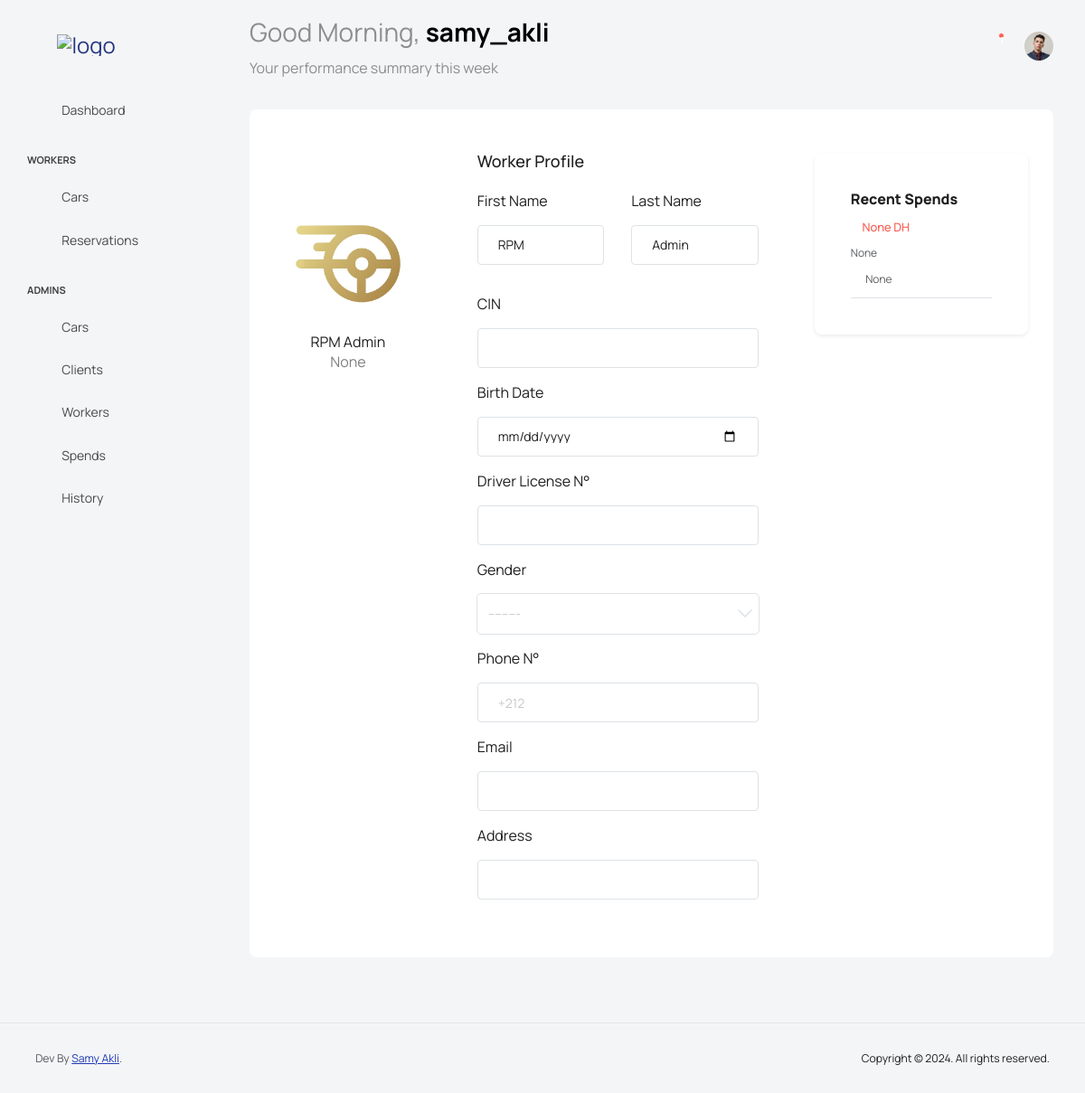
/worker-view/3 (signed in), run on an earlier commit of the app's database.
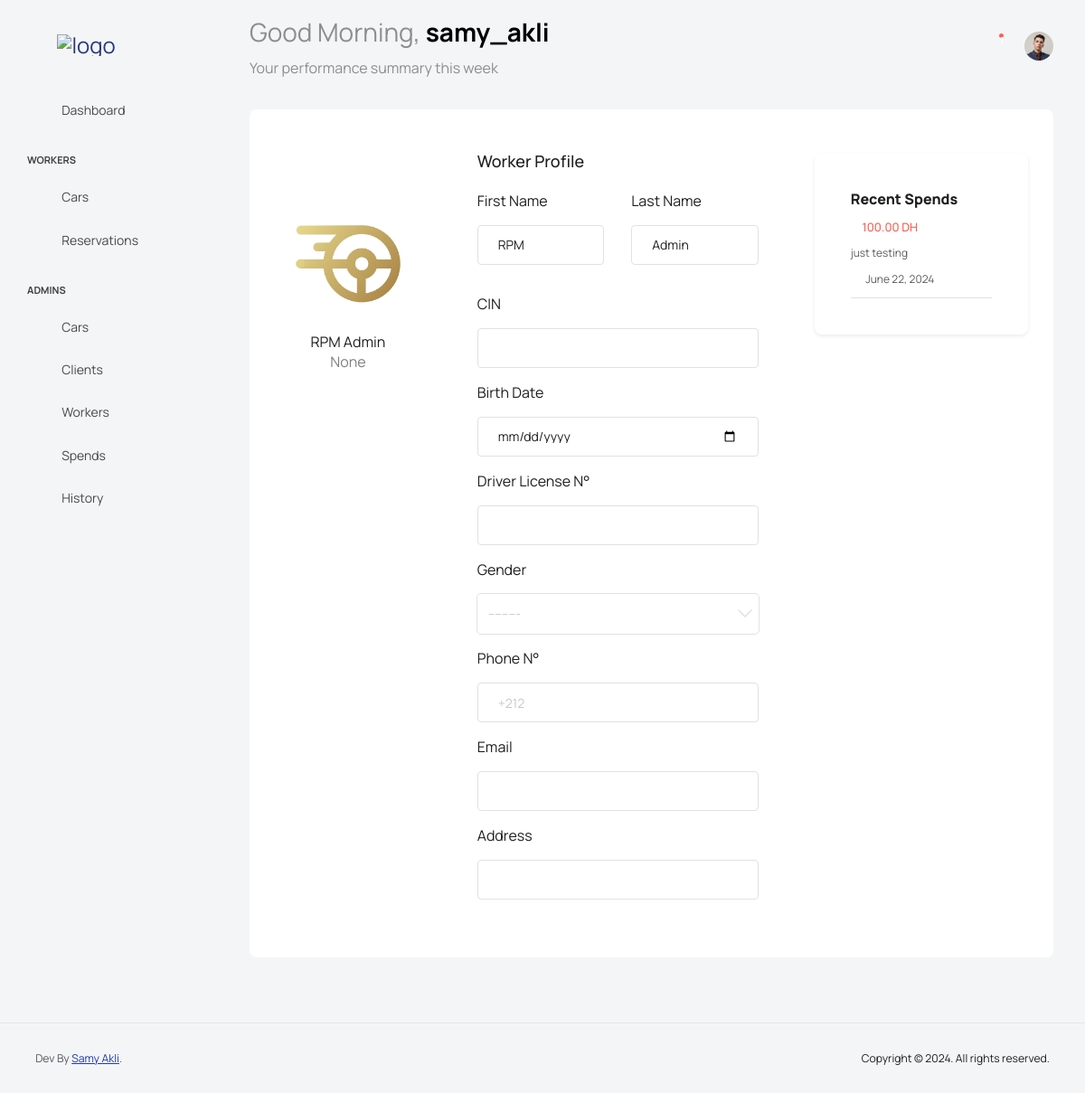
And on a later commit of the database.
### car_rental/models.py (models this page shows)
class Spend(models.Model):
    payment_mode = [
        ('cash','Cash'),
        ('bank_check','Bank Check'),
    ]
    entry_date = models.DateField(auto_now=False, auto_now_add=False, null=True, blank=True)
    entry_amount = models.DecimalField(max_digits=10, decimal_places=2, null=True, blank=True)
    entry_client = models.ForeignKey(Client, on_delete=models.PROTECT, null=True, blank=True, related_name='entry_spends')
    entry_worker = models.ForeignKey(Worker, on_delete=models.PROTECT, null=True, blank=True, related_name='entry_spends')
    entry_car = models.ForeignKey(Car, on_delete=models.PROTECT, null=True, blank=True, related_name='entry_spends')
    entry_description = models.CharField(max_length=5000, null=True, blank=True)
    entry_mode = models.CharField(choices=payment_mode, max_length=50, null=True, blank=True)
    expense_date = models.DateField(auto_now=False, auto_now_add=False, null=True, blank=True)
    expense_amount = models.DecimalField(max_digits=10, decimal_places=2, null=True, blank=True)
    expense_client = models.ForeignKey(Client, on_delete=models.PROTECT, null=True, blank=True, related_name='expense_spends')
    expense_worker = models.ForeignKey(Worker, on_delete=models.PROTECT, null=True, blank=True, related_name='expense_spends')
    expense_description = models.CharField(max_length=5000, null=True, blank=True)
    expense_mode = models.CharField(choices=payment_mode, max_length=50, null=True, blank=True)
    expense_car = models.ForeignKey(Car, on_delete=models.PROTECT, null=True, blank=True, related_name='expense_spends')
    created_at = models.DateTimeField(auto_now_add=True, null=True, blank=True)

### car_rental/views.py (the view)
# urls.py: path('worker-view/<int:id>', views.worker_view, name='worker_view'),
@login_required
@permission_required('car_rental.can_view_cars', raise_exception=False)
def worker_view(request, id):
    notifications = Notification.objects.filter(recipient=request.user).order_by('-created_at')
    unread_notifications = notifications.filter(is_read=False)
    worker_id = Worker.objects.get(id=id)
    entry_spends = Spend.objects.filter(entry_worker=worker_id).order_by('-created_at')
    expense_spends = Spend.objects.filter(expense_worker=worker_id).order_by('-created_at')
    recent_spends = list(entry_spends) + list(expense_spends)
    recent_spends.sort(key=lambda spend: spend.created_at, reverse=True)
    if request.method == 'post':
        worker_save = WorkerForm(request.POST, request.FILES, instance=worker_id)
        if worker_save.is_valid():
            worker_save.save()
            return HttpResponseRedirect(reverse('workers'))
    else:
        worker_save = WorkerForm(instance=worker_id)
    context = {
        'worker': Worker.objects.all().order_by('-created_at'),
        'form': worker_save,
        'notifications': notifications,
        'unread_notifications': unread_notifications,
        'recent_spends': recent_spends,
    }
    return render(request, 'pages/worker-view.html', context)

### templates/pages/worker-view.html (shortened to what the changed rows need)
{% extends 'base.html' %}
{% load static %}
{% block content %}
<div class="main-panel">
    <div class="content-wrapper">
<div class="container rounded bg-white mb-5">
    <form method="POST" enctype="multipart/form-data">
    <div class="row">
        <div class="col-md-4">
          <div class="p-3 py-5">
              <div class="card card-rounded shadow-sm p-3 mb-5 bg-white rounded">
                <div class="card-body card-rounded">
                    {% if recent_spends %}
                        {% for spend in recent_spends %}
                            <div class="list align-items-center border-bottom py-2 spend-item {% if forloop.counter > 5 %}d-none{% endif %}" id="spend-{{ forloop.counter }}">
                                <div class="wrapper w-100">
                                    {% if spend.entry_amount %}
                                        <p class="mb-2 fw-medium text-success"><i class="ti-arrow-up"></i> {{ spend.entry_amount }} DH </p>
                                    {% else %}
                                        <p class="mb-2 fw-medium text-danger"><i class="ti-arrow-down"></i> {{ spend.expense_amount }} DH </p>
                                    {% endif %}
                                    <p class="text-small text-muted">{{ spend.entry_description|default:spend.expense_description }}</p>
                                    <div class="d-flex justify-content-between align-items-center">
                                        <div class="d-flex align-items-center">
                                            <i class="mdi mdi-calendar text-muted me-1"></i>
                                            {% if spend.entry_date %}
                                              <p class="mb-0 text-small text-muted">{{ spend.entry_date }}</p>
                                              {% else %}
                                              <p class="mb-0 text-small text-muted">{{ spend.expense_date }}</p>
                                              {% endif %}
                                        </div>
                                    </div>
                                </div>
                            </div>
                        {% endfor %}
                    {% else %}
                        <p>No recent spends found.</p>
                    {% endif %}
                </div>
            </div>
                    </div>
                  </div>
            </div>
        </div>
    </div>
</div>
</div>
</div>
{% endblock %}

What changed in the data, as far as the page shows it:
changed Spend: expense_amount "None" → "100.00"; entry_description "None" → "just testing"; expense_date "None" → "June 22, 2024"
